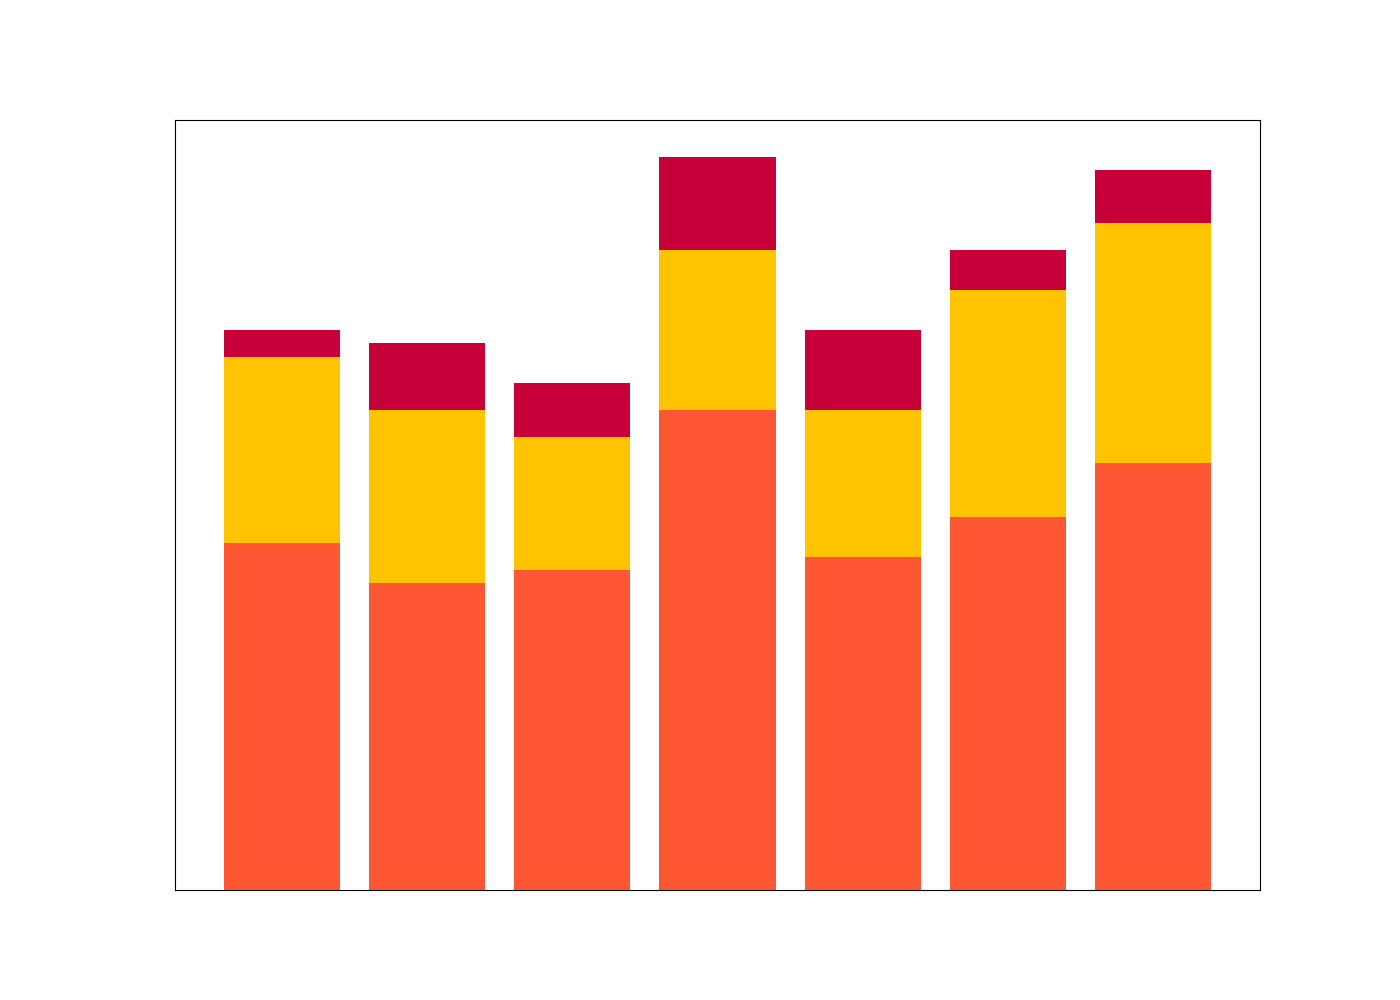

Reproduce this figure in Python.
import matplotlib.pyplot as plt

days = ['Monday', 'Tuesday', 'Wednesday', 'Thursday', 'Friday', 'Saturday', 'Sunday']
chrome_usage = [130, 115, 120, 180, 125, 140, 160]
firefox_usage = [70, 65, 50, 60, 55, 85, 90]
edge_usage = [10, 25, 20, 35, 30, 15, 20]

fig, ax = plt.subplots(figsize=(14, 10))

colors = ['#FF5733', '#FFC300', '#C70039']

ax.bar(days, chrome_usage, color=colors[0])
ax.bar(days, firefox_usage, bottom=chrome_usage, color=colors[1])
ax.bar(days, edge_usage, bottom=[c+f for c, f in zip(chrome_usage, firefox_usage)], color=colors[2])

ax.set_xticks([])
ax.set_yticks([])
ax.legend().set_visible(False)

plt.show()
